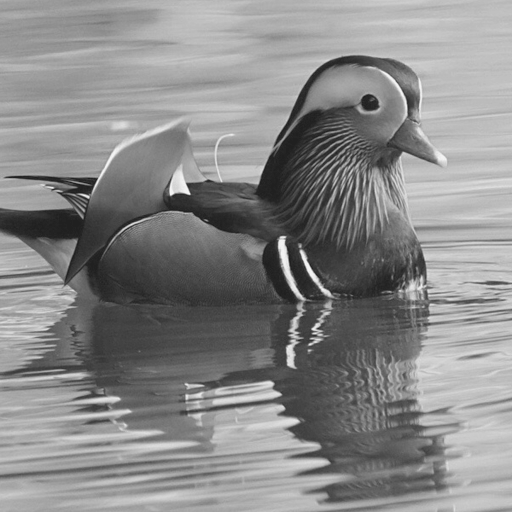
%> input picture HW2/Bird 2.tif, 512 x 512 px
$ octave TA_answer.m   (GNU Octave 9; MATLAB toolbox functions it lacks are replaced by stand-ins)
%> lines starting %> are read from the running program, lines starting %| are printed output that depends on the picture; in (x1, y1, x2, y2) boxes, pixels count from 0 and x2, y2 are one past the last pixel; in counts of white or black regions, pixels touching at a corner belong together; the program's own positions count from 1
clc
clear
% Read the image, data type: uint8
I=imread('Bird 2.tif');
%> I is the input picture: size 512x512 uint8; min 32, max 244, mean 137.1
% Get Fourier transform of input image and change the data type to
F=fft2(double(I));
% Shift zero_frequency component to center of spectrum
S_F=fftshift(F);
% The Fourier magnitude spectra using Log scale
F_log=log(1+abs(S_F));
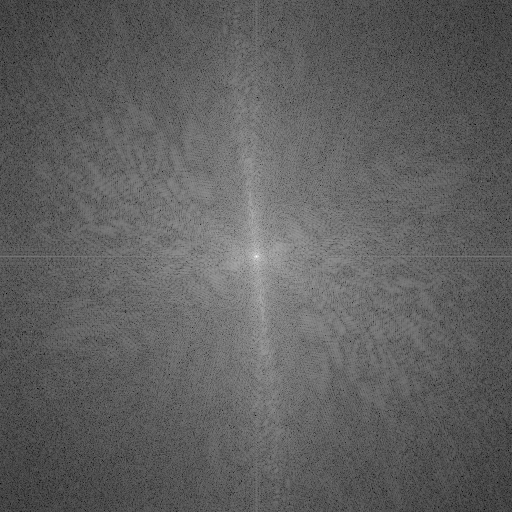
%> F_log: size 512x512 double; min 1.64, max 17.4, mean 7.58; drawn with min black and max white
% Show the image's Fourier magnitude in Log scale
figure(1)
imagesc(F_log)
colormap('gray') % Let the image present gray-level
colorbar % show colorbar
%title('Fourier magnitude of the image')
% Images re-synthesize (inside, outside)
M = size(I,1);
%> M = 512
N = size(I,2);
%> N = 512
center_v = 2*M/2; % the centered coordinate of the image (v)
%> center_v = 512
center_u = 2*N/2; % the centered coordinate of the image (u)
%> center_u = 512
w_inside30 = zeros(2*M,2*N);
w_outside30 = zeros(2*M,2*N);
d=30; % radius=30
% Padded image of size(2M*2N)
I_1024 = zeros(1024,1024);
I_1024(1:M,1:N) = double(I);
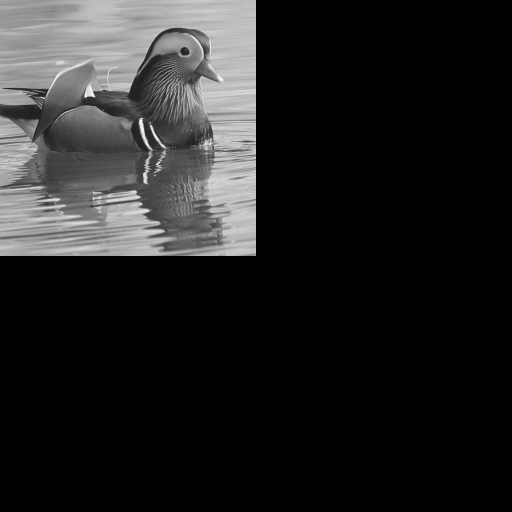
%> I_1024: size 1024x1024 double (shown at 1/2 size); min 0, max 244, mean 34.3
% Construct filters
for i=1:2*M
 for ii=1:2*N
 if sqrt((i-center_v).^2 + (ii-center_u).^2) < 2*d
 w_inside30(i,ii)=1;
 w_outside30(i,ii)=0;
 else
 w_inside30(i,ii)=0;
 w_outside30(i,ii)=1;
 end
 end
end
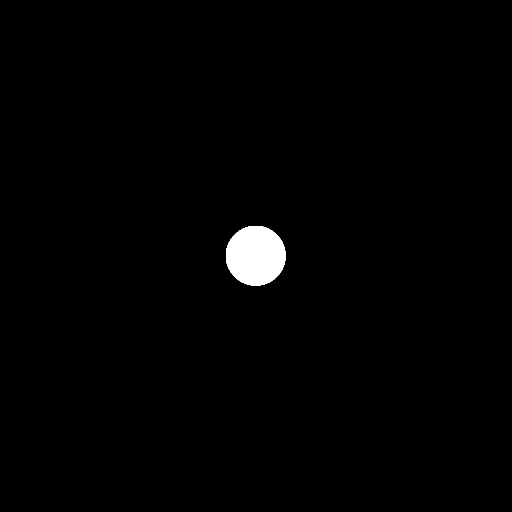
%> w_inside30: size 1024x1024 double (shown at 1/2 size); values 0 (black) and 1 (white), 1.1% white; 1 white region, box (x1, y1, x2, y2) and area: (452, 452, 571, 571) 11277
F_1024=fft2(I_1024);
S_F_1024=fftshift(F_1024);
output=w_inside30.*S_F_1024;
output1=w_outside30.*S_F_1024;
% Shift the zero-frequency component back
output=ifftshift(output);
output1=ifftshift(output1);
% Get the output image using 2-D fast Foirier transform
output=ifft2(output);
output1=ifft2(output1);
% Adjust the scale range to 0-255
output = real(output); %Both absolute value and real part is fine
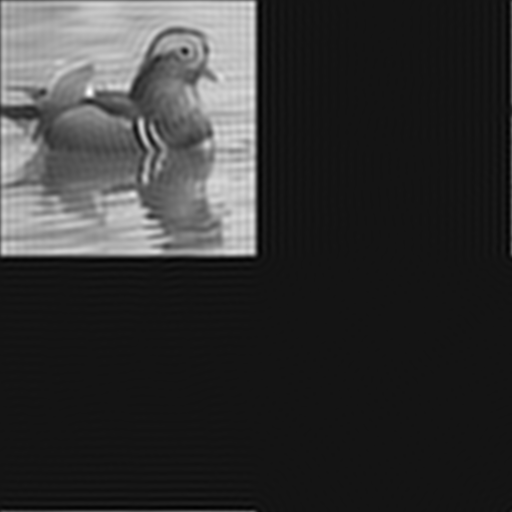
%> output: size 1024x1024 double (shown at 1/2 size); min -21.99, max 254.9, mean 34.3; drawn with min black and max white
output = output-min(output(:));
output_inside30 = output ./ max(output(:)).*255;
output1 = real(output1); %Both absolute value and real part is fine
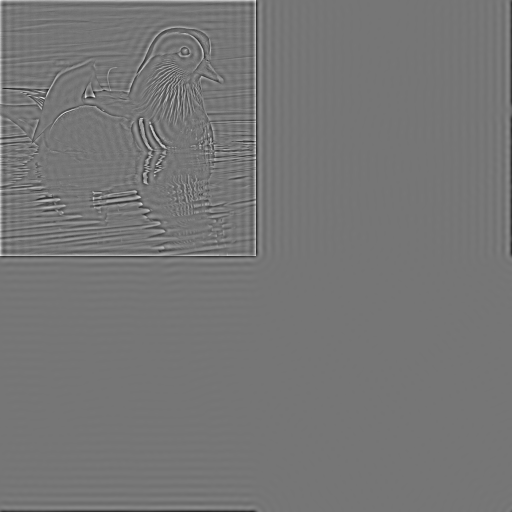
%> output1: size 1024x1024 double (shown at 1/2 size); min -122.9, max 142.1, mean 0; drawn with min black and max white
output1 = output1-min(output1(:));
output_outside30 = output1 ./ max(output1(:)).*255;
%Crop M*N image
output_inside30=output_inside30(1:M,1:N);
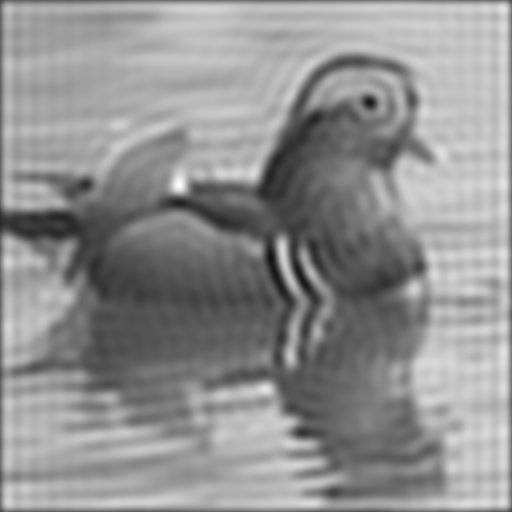
%> output_inside30: size 512x512 double; min 17.6, max 255, mean 145.5
output_outside30=output_outside30(1:M,1:N);
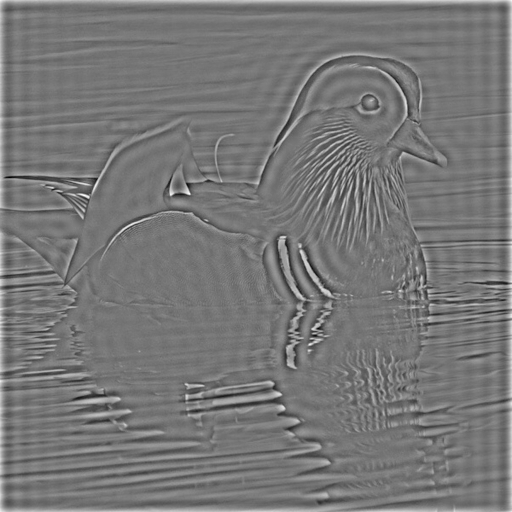
%> output_outside30: size 512x512 double; min 0, max 255, mean 119.4
% Show the out put image
figure(2)
imshow(uint8(output_inside30));
%title('Synthesized image inside 30')
figure(3)
imshow(uint8(output_outside30));
%title('Synthesized image outside 30')
% Top 25 freq in the half freq region(0 <= u <= M-1, 0 <= v <= N/2-1)
M = size(I,1);
N = size(I,2);
input_top25=[];
img_log= F_log;
for kk=1:25
 a=max(max(img_log(1:M,1:N/2)));
 for u=1:M
  for v=1:N/2
   if img_log(u,v) == a
     input_top25{kk}=[u-1,v-1]; %start from(0,0)
     img_log(u,v) = 0;
   end
  end
 end
end
%> this loop made 25 passes
%> a on passes 1 to 12: 15.03, 14.96, 14.46, 14.38, 14.14, 14.07, 13.93, 13.78, 13.61, 13.44, 13.43, 13.38
%> img_log: size 512x512 double; 0.01% of pixels changed, all inside (x1, y1, x2, y2) = (252, 248, 256, 263)
%> after the loop, input_top25 = 25 items
